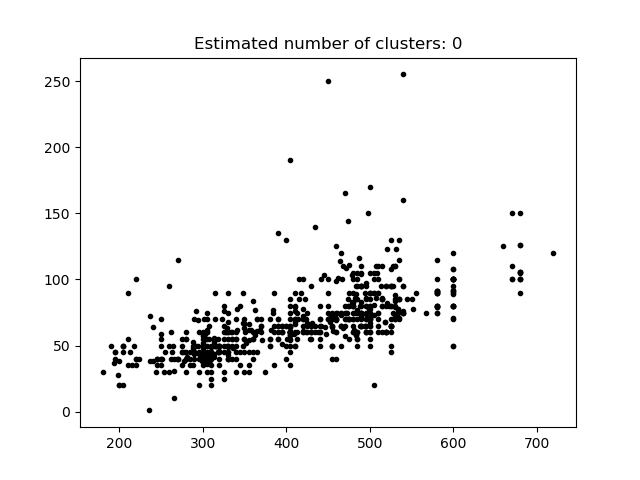

Write Python code to recreate this figure.
#没有应用到现在的数据集上
import sys
import random as rd
import numpy as np
from sklearn.cluster import DBSCAN
from sklearn import metrics
import matplotlib.pyplot as plt
from sklearn.preprocessing import StandardScaler

FILE = "pokemon.csv";
DELIMITER = ","

class dataset:
    header = []
    data = []
    classes = []
    className = ""

    def __init__(self, inputPath, delimiter):
        inputFile = open(inputPath, 'r', encoding='UTF-8')

        """
            Create the Header
        """
        self.header = inputFile.readline().replace('\r', '').replace('\n', '').split(delimiter)

        """
            Create the data
        """
        for lines in inputFile.readlines():
            line = lines.replace('\n', '').replace('\r', '').split(delimiter)
            self.data.append(line)

        """
            Don't forget to close the opened files
        """
        inputFile.close()

    def getData(self):
        return [[b for b in a] for a in self.data]

    def getClasses(self):
        return [int(a) for a in self.classes]

    def getDataSize(self):
        return len(self.data)

    def getNbHead(self):
        return len(self.header)

    def printHead(self):
        sys.stdout.write("***** Header *****\n%s\n" % (" | ".join(self.header)))

    def printData(self, nbLines=10):
        sys.stdout.write("***** Data %d first lines *****\n" % (nbLines))
        for i in range(nbLines):
            sys.stdout.write("%s\n" % (" | ".join([str(a) for a in self.data[i]])))

    def printClasses(self, nbLines=10):
        sys.stdout.write("***** Classes %s, %d first lines *****\n" % (self.className, nbLines))
        for i in range(nbLines):
            sys.stdout.write("%s\n" % (str(self.classes[i])))

    def removeFeatures(self, indFeatHead, indFeatData):
        """
            Remove column in header with indices:
        """
        self.header = [self.header[i] for i in range(len(self.header)) if i not in indFeatHead]

        """
            Remove column in data with indices:
        """
        self.data = [[example[i] for i in range(len(example)) if i not in indFeatData] for example in self.data]

    def removeMissingValues(self):
        self.data = [example for example in self.data if '' not in example]

    def replaceNominalValues(self, ind, replacement):
        for i in range(len(self.data)):
            self.data[i][ind] = replacement[self.data[i][ind]]

    # inds 是要进行整型转换的属性的列值
    def replaceStringToInt(self,inds):
    	for i in range(len(self.data)):
    		for j in inds:
    			self.data[i][j] = int(self.data[i][j])

    #难到说这里的float能够自动进行判断是否能够进行转换
    def replaceStringToFloat(self):
        for i in range(len(self.data)):
            self.data[i] = [float(a) for a in self.data[i]]

    # 将一条记录的类型与数据进行分离，这时候data已经进行了更新
    def exctractClass(self, classInd):
        self.className = self.header.pop(classInd)
        for i in range(len(self.data)):
            self.classes.append(self.data[i][classInd])
            # self.data[i] = [self.data[i][j] for j in range(len(self.data[i])) if j != classInd]

    def splitTrainTest(self, pourcTrain=0.7):
        nbTrain = int(pourcTrain * len(self.data))
        listInds = range(len(self.data))
        trainInds = rd.sample(listInds, nbTrain)

        trainData = [self.data[i] for i in range(len(self.data)) if i in trainInds]
        testData = [self.data[i] for i in range(len(self.data)) if i not in trainInds]
        trainClass = [int(self.classes[i]) for i in range(len(self.classes)) if i in trainInds]
        testClass = [int(self.classes[i]) for i in range(len(self.classes)) if i not in trainInds]

        return trainData, trainClass, testData, testClass

    @staticmethod
    def computeresults(pred, real):  # Need to be completed
        TPR = {}
        FPR = {}
        listClasses = list(set(real))
        for cla in listClasses:
            nbTP = len([pred[i] for i in range(len(pred)) if pred[i] == cla and pred[i] == real[i]])
            nbRealCla = len([a for a in real if a == cla])
            nbFP = len([pred[i] for i in range(len(pred)) if pred[i] == cla and pred[i] != real[i]])
            nbRealNotCla = len([a for a in real if a != cla])

            TPR[cla] = float(nbTP) / float(nbRealCla)
            FPR[cla] = float(nbFP) / float(nbRealNotCla)

            sys.stdout.write("Class %d: TPR=%f and FPR=%f\n" % (cla, TPR[cla], FPR[cla]))

    def DisDatabase(self, str):
        print("\n" + str + " The dataset:");
        dataset.printHead()
        dataset.printData()

def jiangzao(labels):
    # 标签中的簇数，忽略噪声（如果存在）
    clusters = len(set(labels)) - (1 if -1 in labels else 0)
    return clusters

#此处为标准化处理
def standar_scaler(points):
    p = StandardScaler().fit_transform(points)
    return p

class DBScan (object):
    """
    the class inherits from object, encapsulate the  DBscan algorithm
    """
    def __init__(self, p, l_stauts):

        self.point = p
        self.labels_stats = l_stauts

        # clf = DBSCAN(eps=0.3, min_samples=10).fit(X)
        # 其中clf就是最终的分类器，而X是输入数据。
        # eps：点之间的间距，大于这个间距的就不算一个簇了。
        # min_samples：可以算作核心点的高密度区域的最少点个数。
        self.db = DBSCAN(eps=0.2, min_samples=10).fit(self.point)

    def draw(self):
        coreSamplesMask = np.zeros_like(self.db.labels_, dtype=bool)
        coreSamplesMask[self.db.core_sample_indices_] = True
        labels = self.db.labels_
        nclusters = jiangzao(labels)

        # 输出模型评估参数，包括估计的集群数量、均匀度、完整性、V度量、
        # 调整后的兰德指数、调整后的互信息量、轮廓系数
        print('Estimated number of clusters: %d' % nclusters)
        # print("Homogeneity: %0.3f" % metrics.homogeneity_score(self.labels_stats, labels))
        # print("Completeness: %0.3f" % metrics.completeness_score(self.labels_stats, labels))
        # print("V-measure: %0.3f" % metrics.v_measure_score(self.labels_stats, labels))
        # print("Adjusted Rand Index: %0.3f"
        #       % metrics.adjusted_rand_score(self.labels_stats, labels))
        # print("Adjusted Mutual Information: %0.3f"
        #       % metrics.adjusted_mutual_info_score(self.labels_stats, labels))
        # print("Silhouette Coefficient: %0.3f"
        #       % metrics.silhouette_score(self.point, labels))
        # 绘制结果
        # 黑色被移除，并被标记为噪音。
        unique_labels = set(labels)
        colors = plt.cm.Spectral(np.linspace(0, 1, len(unique_labels)))
        for k, col in zip(unique_labels, colors):
            if k == -1:
                # 黑色用于噪声
                col = 'k'

            classMemberMask = (labels == k)

            # 画出分类点集
            xy = self.point[classMemberMask & coreSamplesMask]
            plt.plot(xy[:, 0], xy[:, 1], 'o', markerfacecolor=col,
                     markeredgecolor='k', markersize=6)

            # 画出噪声点集
            xy = self.point[classMemberMask & ~coreSamplesMask]
            plt.plot(xy[:, 0], xy[:, 1], 'o', markerfacecolor=col,
                     markeredgecolor='k', markersize=3)
        # 加标题，显示分类数
        plt.title('Estimated number of clusters: %d' % nclusters)
        plt.show()

"""
	Start running
"""
print("*** Readind and precomputing %s ***" % (FILE))
dataset = dataset(FILE, DELIMITER)

labelsTrue = dataset.exctractClass(2)
labelsTrue = dataset.classes
# remove the feature we don't need (Number 0| Name 1| Type_1 2| Type_2 3|
# Generation 11| isLegendary 12| Color 13| hasGender 14| Pr_Male 15| Egg_Group_1 16 | Egg_Group_2 17|
# Body_Style 22)
dataset.removeFeatures([0,1,2,3,11,12,13,14,15,16,17,18,22], [0,1,2,3,11,12,13,14,15,16,17,18,22])
dataset.DisDatabase("After Remove");

print("size of data before removing missing values: %d" % (dataset.getDataSize()))
dataset.removeMissingValues()
print("size of data after removing missing values: %d" % (dataset.getDataSize()))
dataset.replaceStringToFloat();

#转换成numpy array
X = np.array(dataset.data)
point = standar_scaler(X)
# 这里的labelsTrue应该是什么呢
db = DBScan(X, labelsTrue)
db.draw()
